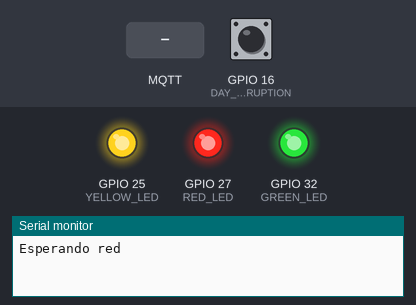
This sketch was run on a simulated ESP32. On the bench: output pins drawn as LEDs (lit = HIGH), the last lines printed to the serial monitor. Dashed ring = blinking. The inputs (shaded band) are chosen by the test bench; at power-on: GPIO 16 (DAY_NIGHT_INTERRUPTION) HIGH. WiFi joins after 1.5 s; servers stay silent unless stated; the local clock reads 2024-03-15 10:24:30 at power-on unless the sketch sets it; no MQTT or app messages arrive unless stated.

Above: at 0.1 s.
At 3.2 s:
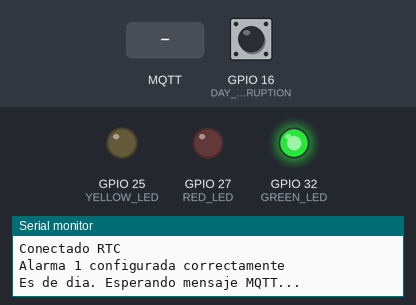
3.3 s: GPIO 16 (DAY_NIGHT_INTERRUPTION) pulled LOW for 3 s
At 4.5 s:
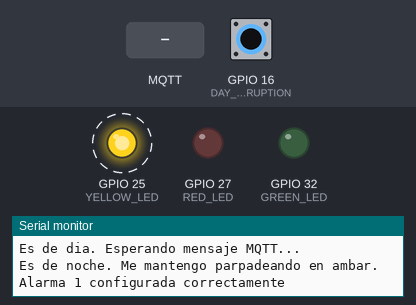
7.8 s: MQTT message "0" arrives on the first subscribed topic
Timing chart, 0 to 19.6 s (numbered marks = the images above; inputs shaded):
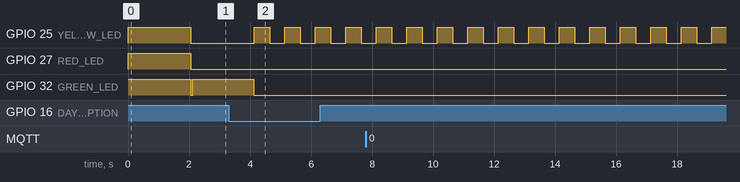

Measured:
- after the input at 3.3 s, GPIO 25 (YELLOW_LED): alternates HIGH for 0.50 s and LOW for 0.50 s, starting after 0.84 s; GPIO 32 (GREEN_LED): HIGH → LOW after 0.82 s

The sketch:

rtc_traffic_light_mqtt.ino
```cpp
// LIBRERIAS SENSORES
#include <Wire.h>
#include <RTClib.h>
// LIBRERIAS COMUNICACIONES
#include <WiFi.h>
#include <PubSubClient.h>

// CONSTANTES
#define DAY_NIGHT_INTERRUPTION 16
#define GREEN_LED 32
#define YELLOW_LED 25
#define RED_LED 27
#define CAR_STATUS_MQTT_TOPIC "devices/es/udc/MUIoT-NAPIoT/SmartTrafficLight/car/status"
#define DAY_NIGTH_MQTT_TOPIC "devices/es/udc/MUIoT-NAPIoT/SmartTrafficLight/day"
#define BROKER_FOG "172.16.10.133"
#define BROKER_CLOUDLET "172.16.10.112"
#define MAX_INTENTOS 1

const char* ssid = "Nome_wifi";
const char* password = "contrasinal";
const int mqttPort = 1883;
const char* mqttUser = "";
const char* mqttPassword = "";

// VARIABLES
WiFiClient espClient;
PubSubClient client(espClient);
char* mqttServer = "172.16.10.133";

TaskHandle_t xTaskKeepClientConnected = NULL;
TaskHandle_t xTaskManageDayNight = NULL;
bool dia = true;

RTC_DS3231 rtc;

void onAlarm() {
  dia = !dia;
}

// FUNCIONES
void TaskManageDayNightCode( void * pvParameters ) {
  while (1) {
    if (!dia) {
      client.publish(DAY_NIGTH_MQTT_TOPIC, "0");
      Serial.println("Es de noche. Me mantengo parpadeando en ambar.");
      rtc.clearAlarm(1);
      digitalWrite(RED_LED, LOW);
      digitalWrite(GREEN_LED, LOW);
      // La alarma 1 se repite cada dia, cuando las horas marquen 9
      if(!rtc.setAlarm1( DateTime(0, 0, 0, 7, 0, 0), DS3231_A1_Hour )) {
          Serial.println("Alarma 1 no configurada");
      } else {
          Serial.println("Alarma 1 configurada correctamente");
      }
    }
    while (!dia) {  // Modo noche
      digitalWrite(YELLOW_LED, HIGH);
      delay(500);
      digitalWrite(YELLOW_LED, LOW);
      delay(500);
    }

    if (dia) {
      rtc.clearAlarm(1);
      // La alarma 1 se repite cada dia, cuando las horas marquen 9
      if(!rtc.setAlarm1( DateTime(0, 0, 0, 19, 0, 0), DS3231_A1_Hour )) {
          Serial.println("Alarma 1 no configurada");
      }else {
          Serial.println("Alarma 1 configurada correctamente");
      }
    }

    client.publish(DAY_NIGTH_MQTT_TOPIC, "1");
    Serial.println("Es de dia. Esperando mensaje MQTT...");
    digitalWrite(GREEN_LED, HIGH);
    digitalWrite(YELLOW_LED, LOW);
    digitalWrite(RED_LED, LOW);

    while (dia) {  // Modo dia
      delay(1000);
    }
  }
}

void TaskKeepClientConnectedCode ( void * pvParameters ) {
  while (1){
    if (!client.connected()) {
      reconnect();
    }
    client.loop();
    delay(10000);
  }
}

void setNetwork() {
  WiFi.mode(WIFI_STA);
  WiFi.begin(ssid, password);
  Serial.print(F("Esperando red"));

  while (WiFi.status() != WL_CONNECTED) {
    delay(1000);
    Serial.print(F("."));
  }

  Serial.println("WiFi listo.");
  client.setServer(mqttServer, mqttPort);
  client.setCallback(callback);

  while (!client.connected()) {
    Serial.println("Conectando ao broker MQTT...");

    if (client.connect("PabloNapiotPrueb2", mqttUser, mqttPassword )) {
      Serial.println("Conectado ao broker MQTT!");
    }
    else {
      Serial.print("Erro ao conectar co broker: ");
      Serial.print(client.state());
      delay(2000);
    }
  }
  client.subscribe("devices/es/udc/MUIoT-NAPIoT/SmartTrafficLight/car/status");
  Serial.println("Red lista.");
}

void setRTC() {
  while(!rtc.begin()) {
    Serial.println("Couldn't find DS3231!");
    delay(1000);
  }
  Serial.println("Conectado RTC");
  if(rtc.lostPower()) {
      // this will adjust to the date and time at compilation
      rtc.adjust(DateTime(F(__DATE__), F(__TIME__)));
  }

  //we don't need the 32K Pin, so disable it
  rtc.disable32K();

  // Making it so, that the alarm will trigger an interrupt
  pinMode(DAY_NIGHT_INTERRUPTION, INPUT_PULLUP);
  attachInterrupt(digitalPinToInterrupt(DAY_NIGHT_INTERRUPTION),
                                        onAlarm, FALLING);

  // set alarm 1, 2 flag to false (so alarm 1, 2 didn't happen so far)
  // if not done, this easily leads to problems, as both register aren't reset on reboot/recompile
  rtc.clearAlarm(1);
  rtc.clearAlarm(2);
  rtc.disableAlarm(2);

  // stop oscillating signals at SQW Pin
  // otherwise setAlarm1 will fail
  rtc.writeSqwPinMode(DS3231_OFF);

  dia = (rtc.now().hour() > 6 || rtc.now().hour() < 19);

}

// Función de callback que procesa as mensaxes MQTT recibidas
void callback(char* topic, byte* payload, unsigned int length) {

  Serial.print("received message[");
  Serial.print(topic);
  Serial.print("] ");

// // TODO: RETURN CUANDO NOCHE
  if (!dia) {
    return;
  }

  String message;
  for (int i = 0; i < length; i++) {
    message += (char)payload[i];
  }
  Serial.println(message);    // Controlamos o estado do LED en fucnión da mensaxe
  if (message == "0") {
        digitalWrite(GREEN_LED, HIGH);
        digitalWrite(YELLOW_LED, LOW);
        digitalWrite(RED_LED, LOW);
        Serial.println("semaforo verde");
        return;
  }
  if (message == "1") {
        digitalWrite(GREEN_LED, LOW);
        digitalWrite(YELLOW_LED, HIGH);
        digitalWrite(RED_LED, LOW);
        Serial.println("semaforo amarillo");
        return;
  }
  if (message == "2") {
        digitalWrite(GREEN_LED, LOW);
        digitalWrite(YELLOW_LED, LOW);
        digitalWrite(RED_LED, HIGH);
        Serial.println("semaforo rojo");
        return;
  }
  if (message == "3") {
        digitalWrite(GREEN_LED, LOW);
        digitalWrite(YELLOW_LED, LOW);
        digitalWrite(RED_LED, LOW);
        Serial.println("semaforo apagado");
        return;
  }
  Serial.println("Valor no reconocido para semaforo");
  digitalWrite(GREEN_LED, HIGH);
  digitalWrite(YELLOW_LED, HIGH);
  digitalWrite(RED_LED, HIGH);

  return;
}

// Reconecta co broker MQTT se se perde a conexión
void reconnect() {
  int intentos_fog = 0;

  while (!client.connected()) {
    if (intentos_fog < MAX_INTENTOS) {
      mqttServer = BROKER_FOG;
      intentos_fog++;
    } else {
      mqttServer = BROKER_CLOUDLET;
    }

    Serial.print("Intentando conectar a broker MQTT...");          // Inténtase conectar indicando o ID do dispositivo
    client.setServer(mqttServer, mqttPort);
    client.setCallback(callback);
    //IMPORTANTE: este ID debe ser único!
    if (client.connect("PabloNapiotPrueba2", mqttUser, mqttPassword)) {
      Serial.println("conectado!");              // Subscripción ao topic
      Serial.println("Subscrito ao topic");
    } else {
      Serial.print("erro na conexión, erro=");
      Serial.print(client.state());
      Serial.println(" probando de novo en 5 segundos");
      delay(5000);
    }
    client.subscribe("devices/es/udc/MUIoT-NAPIoT/SmartTrafficLight/car/status");
  }
}

void setup() {
  Serial.begin(9600);
  while (!Serial);

  // Configuracion de pines
  pinMode(RED_LED, OUTPUT);
  pinMode(YELLOW_LED, OUTPUT);
  pinMode(GREEN_LED, OUTPUT);

  digitalWrite(GREEN_LED, HIGH);
  digitalWrite(YELLOW_LED, HIGH);
  digitalWrite(RED_LED, HIGH);

  //Conexion WiFi
  setNetwork();
  setRTC();

  digitalWrite(GREEN_LED, LOW);
  digitalWrite(YELLOW_LED, LOW);
  digitalWrite(RED_LED, LOW);

  if (xTaskCreate(TaskManageDayNightCode,
                  "MQTT Car",
                  10000,
                  NULL,
                  1,
                  &xTaskManageDayNight)
      != pdPASS) {
    Serial.println("Error al crear tarea Check.");
  }
  if (xTaskCreate(TaskKeepClientConnectedCode,
                  "Reconnect MQTT",
                  10000,
                  NULL,
                  1,
                  &xTaskKeepClientConnected)
      != pdPASS) {
    Serial.println("Error al crear tarea Check.");
  }
}

void loop() {

}
```
